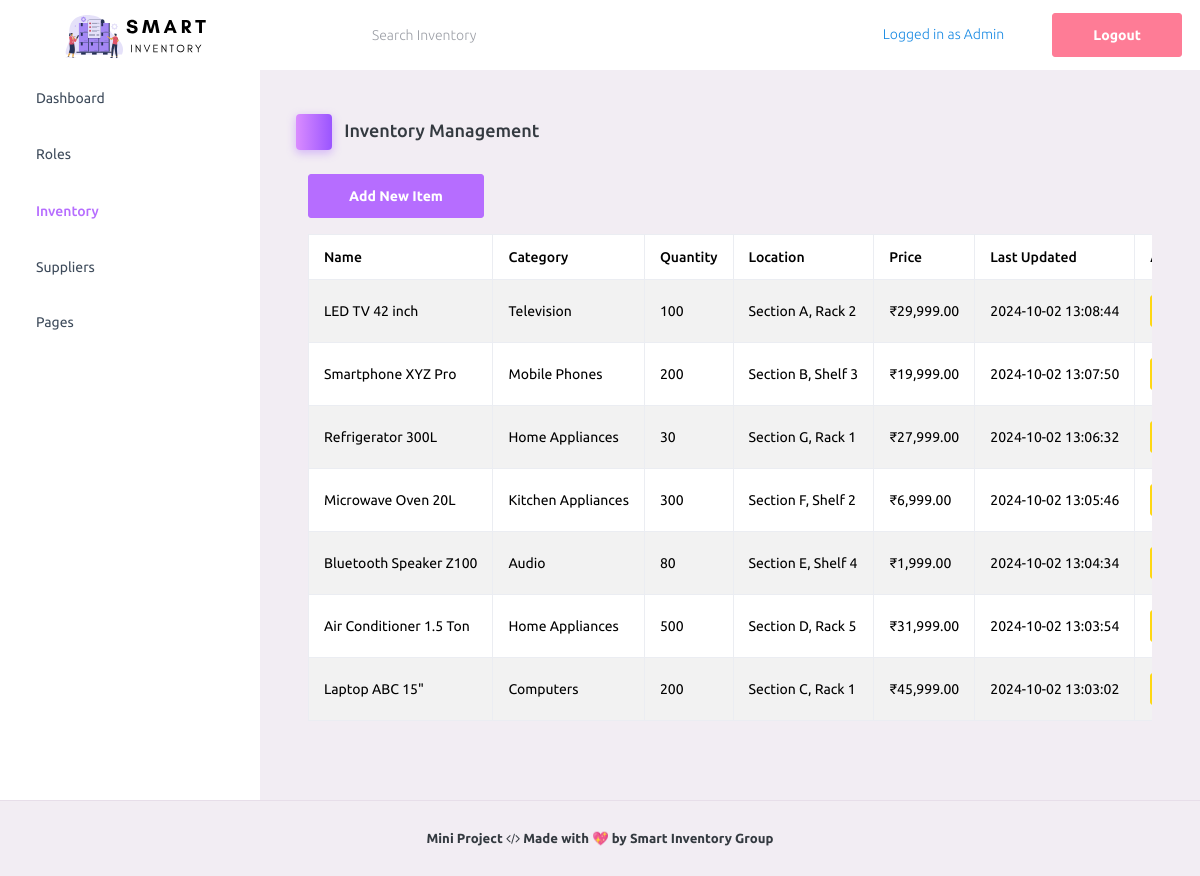
The page /inventory.php (signed in) on the database its author committed.
### tables this page shows
CREATE TABLE `inventoryitem` (
  `ItemID` int(11) NOT NULL,
  `ItemName` varchar(255) NOT NULL,
  `Category` varchar(100) NOT NULL,
  `Quantity` int(11) NOT NULL,
  `Location` varchar(255) DEFAULT NULL,
  `Price` decimal(10,2) DEFAULT NULL,
  `SupplierID` int(11) DEFAULT NULL,
  `CreatedAt` timestamp NOT NULL DEFAULT current_timestamp(),
  `UpdatedAt` timestamp NOT NULL DEFAULT current_timestamp() ON UPDATE current_timestamp()
);

### inventory.php (the view, shortened to what this page needs)
<!DOCTYPE html>
<html lang="en">
<head>
  <?php include 'head.php'; ?>
</head>
<body>
  <div class="container-scroller">
    <?php include 'navBar.php'; ?>
    <div class="container-fluid page-body-wrapper">
      <?php include 'sidebar.php'; ?>
      <div class="main-panel">
        <div class="content-wrapper">
          <div class="page-header">
            <h3 class="page-title">
              <span class="page-title-icon bg-gradient-primary text-white me-2">
                <i class="mdi mdi-view-list menu-icon"></i>
              </span>
              Inventory Management
            </h3>
          </div>
          <div class="container">
            <?php
            if ($_SESSION['role'] === 'Admin' || $_SESSION['role'] === 'Manager') {
              echo '<div class="mb-3">
                      <a href="add_item.php" class="btn btn-primary btn-block d-md-inline-block d-block">Add New Item</a>
                    </div>';
            }
            ?>
            <div class="table-responsive">
              <table class="table table-bordered table-striped">
                <thead>
                  <tr>
                    <th>Name</th>
                    <th>Category</th>
                    <th>Quantity</th>
                    <th>Location</th>
                    <th>Price</th>
                    <th>Last Updated</th>
                    <th>Actions</th>
                  </tr>
                </thead>
                <tbody>
                  <?php
                  $search = isset($_GET['search']) ? mysqli_real_escape_string($con, $_GET['search']) : '';
                  if ($_SESSION['role'] === 'Admin' || $_SESSION['role'] === 'Manager') {
                    $query = "SELECT * FROM InventoryItem WHERE ItemName LIKE '%$search%' OR Category LIKE '%$search%' ORDER BY UpdatedAt DESC";
                  } elseif ($_SESSION['role'] === 'Employee') {
                    $query = "SELECT * FROM InventoryItem WHERE ItemName LIKE '%$search%' OR Category LIKE '%$search%' ORDER BY UpdatedAt DESC";
                  }
                  if (isset($query)) {
                    $result = mysqli_query($con, $query);
                    if (mysqli_num_rows($result) > 0) {
                      while ($row = mysqli_fetch_assoc($result)) {
                        echo "<tr>";
                        echo "<td>" . $row['ItemName'] . "</td>";
                        echo "<td>" . $row['Category'] . "</td>";
                        echo "<td>" . $row['Quantity'] . "</td>";
                        echo "<td>" . $row['Location'] . "</td>";
                        echo "<td>₹" . number_format($row['Price'], 2) . "</td>";
                        echo "<td>" . $row['UpdatedAt'] . "</td>";
                        echo "<td>";
                        echo "</td>";
                        echo "</tr>";
                      }
                    } else {
                      echo "<tr><td colspan='7'>No items found.</td></tr>";
                    }
                  } else {
                    echo "<tr><td colspan='7'>Query not defined for this user role.</td></tr>";
                  }
                  ?>
                </tbody>
              </table>
            </div>
          </div>
        </div>
      </div>
    </div>
  </div>
  <?php include 'footer.php'; ?>
</body>
</html>

### rows shown on the page
inventoryitem: ItemName "LED TV 42 inch", Category "Television", Quantity "100", Location "Section A, Rack 2", Price "29,999.00", UpdatedAt "2024-10-02 13:08:44"
inventoryitem: ItemName "Smartphone XYZ Pro", Category "Mobile Phones", Quantity "200", Location "Section B, Shelf 3", Price "19,999.00", UpdatedAt "2024-10-02 13:07:50"
inventoryitem: ItemName "Refrigerator 300L", Category "Home Appliances", Quantity "30", Location "Section G, Rack 1", Price "27,999.00", UpdatedAt "2024-10-02 13:06:32"
inventoryitem: ItemName "Microwave Oven 20L", Category "Kitchen Appliances", Quantity "300", Location "Section F, Shelf 2", Price "6,999.00", UpdatedAt "2024-10-02 13:05:46"
inventoryitem: ItemName "Bluetooth Speaker Z100", Category "Audio", Quantity "80", Location "Section E, Shelf 4", Price "1,999.00", UpdatedAt "2024-10-02 13:04:34"
inventoryitem: ItemName "Air Conditioner 1.5 Ton", Category "Home Appliances", Quantity "500", Location "Section D, Rack 5", Price "31,999.00", UpdatedAt "2024-10-02 13:03:54"
inventoryitem: ItemName "Laptop ABC 15\"", Category "Computers", Quantity "200", Location "Section C, Rack 1", Price "45,999.00", UpdatedAt "2024-10-02 13:03:02"

### other values the page prints
$_SESSION['role'] "Admin"
